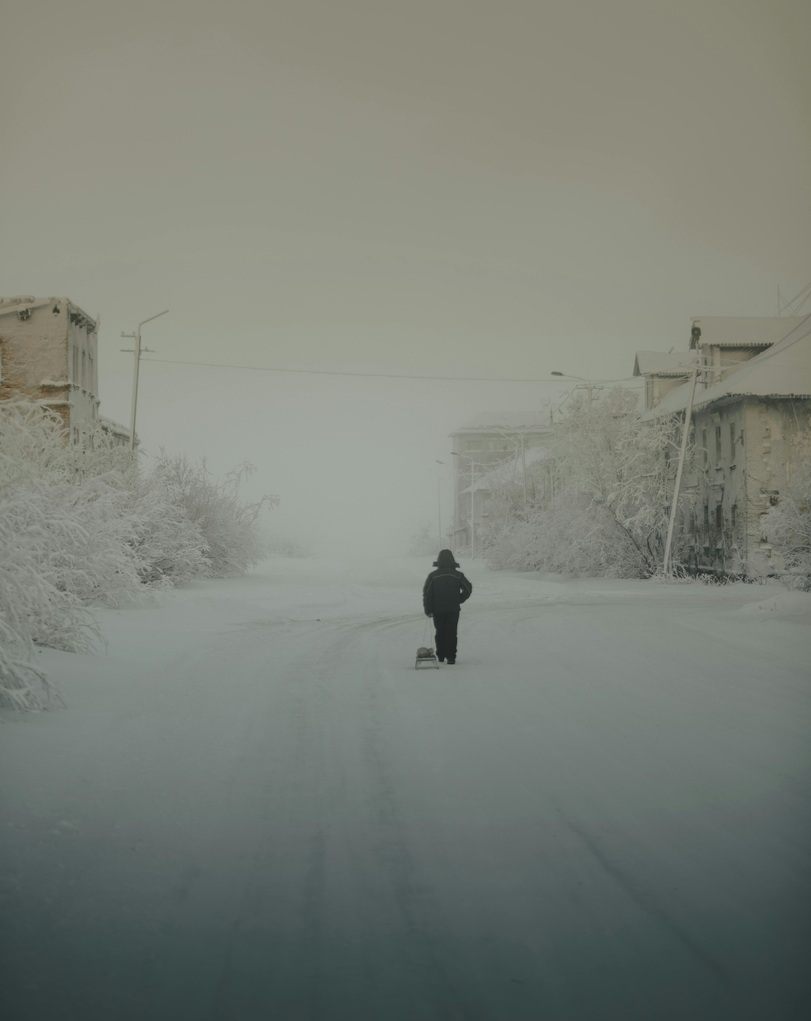
#> input picture images/test_image-landscape.jpeg, 811 x 1021 px
$ python -i opencv_processing.py   (imports and definitions only)
#> lines starting #> are read from the running program, lines starting #| are printed output that depends on the picture; after the words box and inside, x2 and y2 are one past the last pixel; in counts of white or black regions, pixels touching at a corner belong together
#> further down, picture is the input picture: shape (1021, 811, 3); mean B, G, R 119.3, 127.8, 122.7
import cv2
import numpy as np

def find_blocks_and_build_tree(image, params=None):
    """
    Функция учитывает параметры из 'params' (dict):
      - threshold_method: 'fixed', 'otsu', 'triangle', 'adaptive_mean', 'adaptive_gaussian'
      - threshold_value: (int) [0..255] (используется при "fixed")
      - max_value: (int) значение заливки [1..255]
      - adaptive_block_size: (int) размер окна при adaptiveThreshold
      - adaptive_C: (int) константа при adaptiveThreshold
      - morphology_kernel_size: (int) размер ядра морфологии
      - morphology_iterations: (int) кол-во итераций морфологических оп-й
      - min_block_width, min_block_height
      - retrieval_mode: 'RETR_EXTERNAL' / 'RETR_TREE' / 'RETR_CCOMP' / 'RETR_LIST'
      - approx_method: 'CHAIN_APPROX_SIMPLE' / 'CHAIN_APPROX_NONE' / ...
      - min_area, max_area
      - approx_polygons: (bool) аппроксимация контуров cv2.approxPolyDP

    Возвращает dict с иерархией найденных блоков:
    {
        "block_00": {
        "coordinatesXY": [[0,0],[W,0],[W,H],[0,H]],
        "children": {
            "block_00_00": {
            "coordinatesXY": [],
            "children": {
                "block_00_00_00": {}
            }
            },
            "block_00_01": {
            "coordinatesXY": [],
            "children": {
                "block_00_01_00": {}
            }
            },
            "block_00_02": {
            "coordinatesXY": [],
            "children": {
                "block_00_02_00": {},
                "block_00_02_01": {
                    "coordinatesXY": [],
                    "children": {
                        "block_00_02_01_00": {},
                        "block_00_02_01_01": {}
                    }
                },
                "block_00_00_02": {}
            }
            }
        }
        }
    }
    """

    if params is None:
        params = {}

    # Извлекаем параметры
    threshold_method      = params.get("threshold_method", "fixed")
    threshold_value       = params.get("threshold_value", 127)
    max_value             = params.get("max_value", 255)
    adaptive_block_size   = params.get("adaptive_block_size", 11)
    adaptive_C            = params.get("adaptive_C", 2)
    morphology_kernel_size = params.get("morphology_kernel_size", 3)
    morphology_iterations  = params.get("morphology_iterations", 1)
    min_block_width       = params.get("min_block_width", 20)
    min_block_height      = params.get("min_block_height", 20)
    retrieval_mode_str    = params.get("retrieval_mode", "RETR_EXTERNAL")
    approx_method_str     = params.get("approx_method", "CHAIN_APPROX_SIMPLE")
    min_area              = params.get("min_area", 0)
    max_area              = params.get("max_area", 999999)
    approx_polygons       = params.get("approx_polygons", False)

    # Конвертация retrieval_mode_str в константу OpenCV
    if retrieval_mode_str == "RETR_EXTERNAL":
        retrieval_mode = cv2.RETR_EXTERNAL
    elif retrieval_mode_str == "RETR_TREE":
        retrieval_mode = cv2.RETR_TREE
    elif retrieval_mode_str == "RETR_CCOMP":
        retrieval_mode = cv2.RETR_CCOMP
    else:
        retrieval_mode = cv2.RETR_LIST

    # Конвертация approx_method_str в константу OpenCV
    if approx_method_str == "CHAIN_APPROX_NONE":
        approx_method = cv2.CHAIN_APPROX_NONE
    elif approx_method_str == "CHAIN_APPROX_TC89_L1":
        approx_method = cv2.CHAIN_APPROX_TC89_L1
    elif approx_method_str == "CHAIN_APPROX_TC89_KCOS":
        approx_method = cv2.CHAIN_APPROX_TC89_KCOS
    else:
        approx_method = cv2.CHAIN_APPROX_SIMPLE

    # ==============================
    # 1) Перевод в grayscale
    # ==============================
    gray = cv2.cvtColor(image, cv2.COLOR_BGR2GRAY)

    # ==============================
    # 2) Бинаризация
    # ==============================
    if threshold_method == "fixed":
        # Простой фиксированный порог
        _, thresh = cv2.threshold(gray, threshold_value, max_value, cv2.THRESH_BINARY_INV)
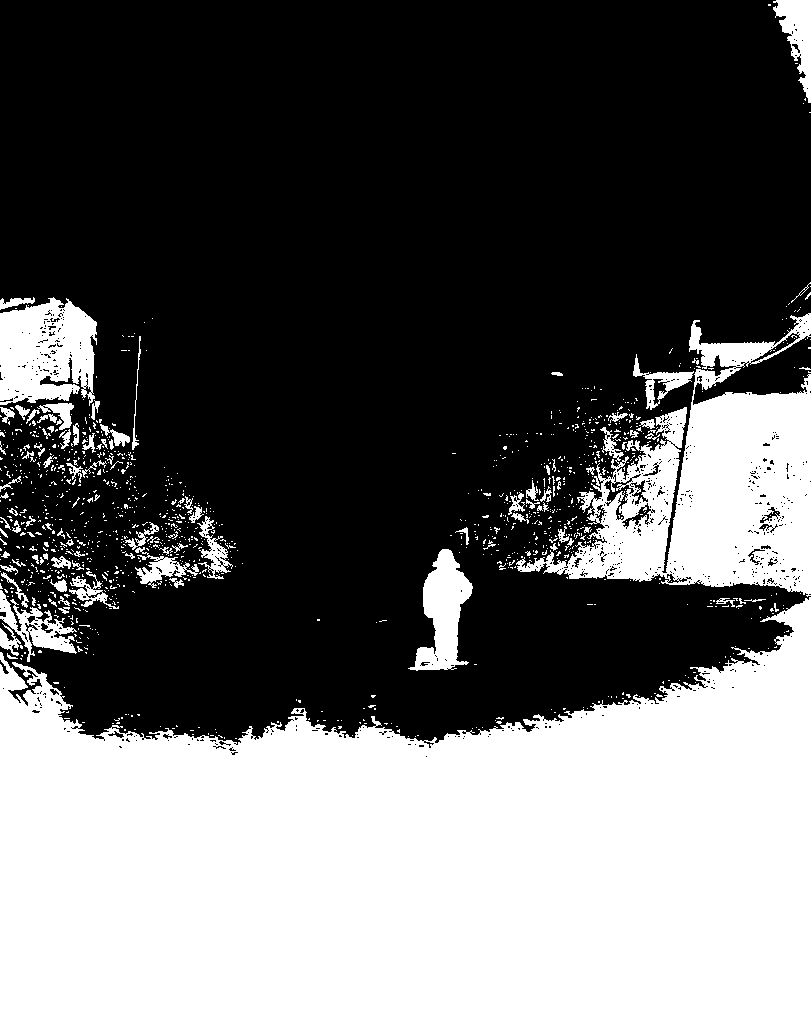
#> thresh: shape (1021, 811); 38.5% white; 1214 white regions (1114 under 20 px), largest, box (x1, y1, x2, y2) and area: (0, 597, 811, 1021) 252124, (516, 313, 811, 597) 37617, (0, 297, 97, 406) 8041

    elif threshold_method == "otsu":
        # OTSU автоматически определяет оптимальный порог
        _, thresh = cv2.threshold(gray, 0, max_value, cv2.THRESH_BINARY_INV | cv2.THRESH_OTSU)

    elif threshold_method == "triangle":
        # Автоматический порог методом треугольника
        _, thresh = cv2.threshold(gray, 0, max_value, cv2.THRESH_BINARY_INV | cv2.THRESH_TRIANGLE)

    elif threshold_method == "adaptive_mean":
        thresh = cv2.adaptiveThreshold(
            gray,
            max_value,
            cv2.ADAPTIVE_THRESH_MEAN_C,
            cv2.THRESH_BINARY_INV,
            adaptive_block_size,
            adaptive_C
        )

    elif threshold_method == "adaptive_gaussian":
        thresh = cv2.adaptiveThreshold(
            gray,
            max_value,
            cv2.ADAPTIVE_THRESH_GAUSSIAN_C,
            cv2.THRESH_BINARY_INV,
            adaptive_block_size,
            adaptive_C
        )
    else:
        # Fallback (на всякий случай)
        _, thresh = cv2.threshold(gray, threshold_value, max_value, cv2.THRESH_BINARY_INV)

    # ==============================
    # 3) Морфологическая обработка
    # ==============================
    kernel = cv2.getStructuringElement(cv2.MORPH_RECT, (morphology_kernel_size, morphology_kernel_size))
    for _ in range(morphology_iterations):
        thresh = cv2.morphologyEx(thresh, cv2.MORPH_CLOSE, kernel)
#> this loop made 1 pass
#> pass 1, in find_blocks_and_build_tree, `thresh = cv2.morphologyEx(thresh, cv2.MORPH_CLOSE, kernel)`:
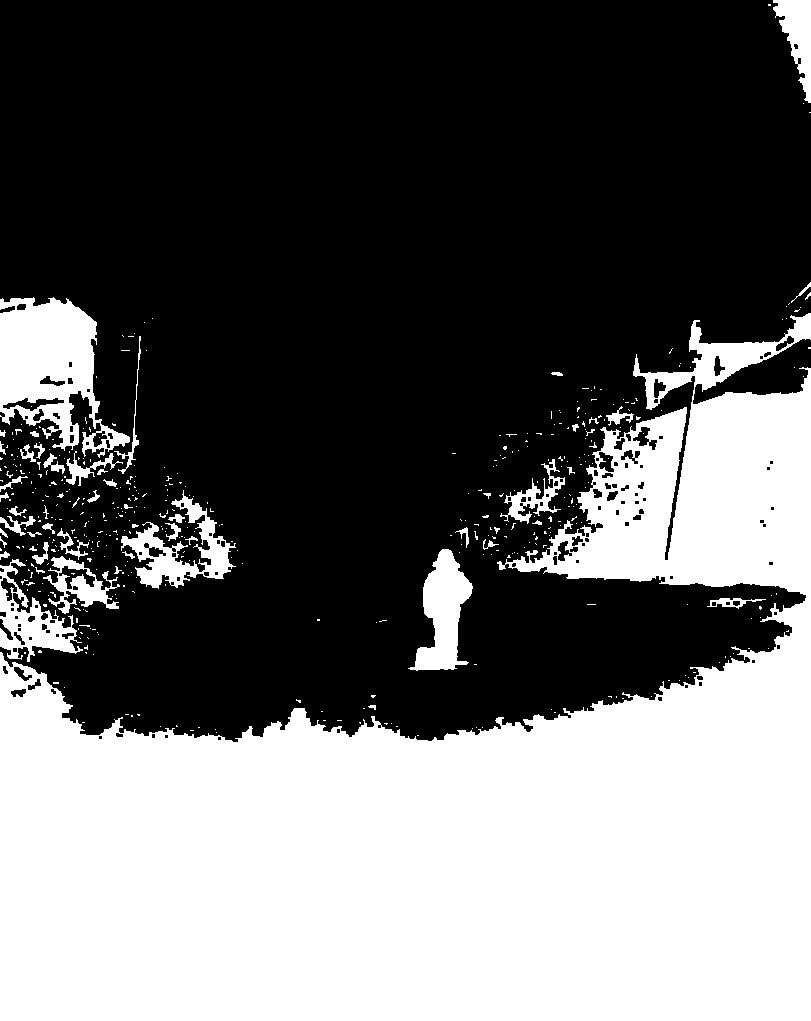
#> thresh: shape (1021, 811); 39.7% white; 463 white regions (409 under 20 px)

    # ==============================
    # 4) findContours (с иерархией)
    # ==============================
    contours, hierarchy = cv2.findContours(thresh, retrieval_mode, approx_method)
#> contours = 458 contours, 424 with area under 20; largest, box (x1, y1, x2, y2) and area: (0, 313, 811, 1021) 296912, (0, 297, 130, 458) 11472, (408, 549, 473, 671) 3858, (121, 490, 236, 589) 3536, (0, 559, 83, 662) 3218

    # Если нет контуров или нет иерархии, возвращаем пустой block_00
    if not contours or hierarchy is None:
        h_img, w_img = image.shape[:2]
        block_00_corners = [[0, 0], [w_img, 0], [w_img, h_img], [0, h_img]]
        return {
            "block_00": {
                "coordinatesXY": block_00_corners,
                "children": {}
            }
        }

    # hierarchy.shape = (1, N, 4) => берем [0], чтобы получить (N, 4)
    hierarchy = hierarchy[0]

    # ==============================
    # 5) Сбор данных о блоках
    # ==============================
    # Для каждого контура проверим размер, получим boundingRect, сохраним в структуре
    # + запишем parent, child, next, prev (из hierarchy).
    blocks_info = []

    for i, c in enumerate(contours):
        if approx_polygons:
            epsilon = 0.01 * cv2.arcLength(c, True)
            c = cv2.approxPolyDP(c, epsilon, True)

        x, y, w, h = cv2.boundingRect(c)
        if w < min_block_width or h < min_block_height:
            continue
        area = w * h
        if area < min_area or area > max_area:
            continue

        # corners = boundingRect (для упрощения, как раньше)
        corners = [
            [x,       y],
            [x + w,   y],
            [x + w,   y + h],
            [x,       y + h]
        ]

        next_i, prev_i, child_i, parent_i = hierarchy[i]

        block_data = {
            "index": i,
            "coordinatesXY": corners,
            "next_idx":   next_i,
            "prev_idx":   prev_i,
            "child_idx":  child_i,
            "parent_idx": parent_i,
        }
        blocks_info.append(block_data)
#> this loop made 458 passes
#> (c, x, y, w, h) on passes 1, 3, 8: ([[417, 735], [418, 735]], 417, 735, 2, 1), ([[190, 730], [193, 730]], 190, 730, 4, 1), ([[198, 727], [199, 727]], 198, 727, 2, 1)
#> after the loop, blocks_info = 15 items

    # Превращаем список в словарь { i: block_data }
    # Но учтите, что не все контуры попали в blocks_info (из-за фильтра размеров).
    # Значит, доступ по child_i/parent_i может указывать на несуществующий индекс.
    blocks_by_index = { b["index"]: b for b in blocks_info }
#> blocks_by_index = 15 items

    # ==============================
    # 6) Строим иерархию контуров
    # ==============================
    debug_counter = 0

    def build_subtree(idx, parent_id, level):
        nonlocal debug_counter
        current_debug_id = debug_counter
        debug_counter += 1

        if idx not in blocks_by_index:
            return ("missing_block", {})

        node = blocks_by_index[idx]
        children_map = {}

        # Генерация уникального ID на основе parent_id и уровня вложенности
        if "_" in parent_id:
            parts = parent_id.split("_")
            base_id = "_".join(parts[:-1])
            sibling_num = int(parts[-1])
            block_id = f"{base_id}_{sibling_num:02d}"
        else:
            block_id = f"{parent_id}_00"

        sibling_counter = 0  # Локальный счетчик для детей текущего узла

        def traverse_siblings(child_idx, base_id):
            nonlocal sibling_counter
            while child_idx != -1:
                if child_idx not in blocks_by_index:
                    break

                child_node = blocks_by_index[child_idx]
                child_unique_id = f"{base_id}_{sibling_counter:02d}"

                c_name, c_dict = build_subtree(child_idx, child_unique_id, level+1)
                children_map[c_name] = c_dict

                child_idx = child_node["next_idx"]
                sibling_counter += 1

        # Обработка дочерних элементов
        first_child_idx = node["child_idx"]
        if first_child_idx != -1:
            traverse_siblings(first_child_idx, block_id)

        return (f"block_{block_id}", {
            "coordinatesXY": node["coordinatesXY"],
            "children": children_map
        })

    # ==============================
    # 7) Формируем block_00 + children
    # ==============================
    h_img, w_img = image.shape[:2]
#> h_img = 1021; w_img = 811
    debug_counter = 0

    root_block = {
        "block_00": {
            "coordinatesXY": [[0, 0], [w_img, 0], [w_img, h_img], [0, h_img]],
            "children": {}
        }
    }

    root_counter = 0
    for b in blocks_info:
        if b["parent_idx"] == -1:
            root_child_id = f"00_{root_counter:02d}"
            idx_ = b["index"]
            block_name, block_data = build_subtree(idx_, root_child_id, 0)
            root_block["block_00"]["children"][block_name] = block_data
            root_counter += 1
#> this loop made 15 passes
#> (idx_, block_name) on passes 2 to 13: (111, 'block_00_01'), (126, 'block_00_02'), (183, 'block_00_03'), (224, 'block_00_04'), (282, 'block_00_05'), (340, 'block_00_06'), (359, 'block_00_07'), (361, 'block_00_08'), (415, 'block_00_09'), (438, 'block_00_10'), (446, 'block_00_11'), (451, 'block_00_12')
#> (idx_, block_name) on pass 1: (106, 'block_00_00')
#> after the loop, root_block = 1 item; root_counter = 15

    return root_block

>>> import cv2
>>> picture = cv2.imread('../images/test_image-landscape.jpeg')
>>> result = find_blocks_and_build_tree(picture)
#> result = 1 item
